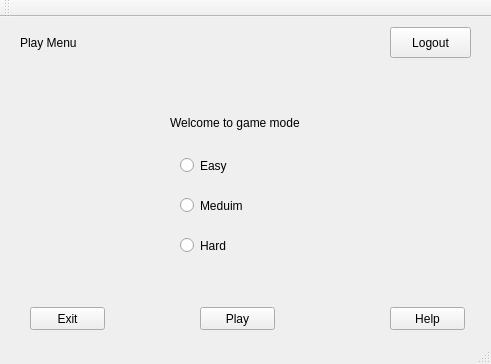
<?xml version="1.0" encoding="UTF-8"?>
<ui version="4.0">
 <class>MainWindow</class>
 <widget class="QMainWindow" name="MainWindow">
  <property name="geometry">
   <rect>
    <x>0</x>
    <y>0</y>
    <width>491</width>
    <height>364</height>
   </rect>
  </property>
  <property name="windowTitle">
   <string>MainWindow</string>
  </property>
  <widget class="QWidget" name="centralWidget">
   <widget class="QLabel" name="label">
    <property name="geometry">
     <rect>
      <x>20</x>
      <y>10</y>
      <width>101</width>
      <height>31</height>
     </rect>
    </property>
    <property name="text">
     <string>Play Menu </string>
    </property>
   </widget>
   <widget class="QLabel" name="label_2">
    <property name="geometry">
     <rect>
      <x>170</x>
      <y>80</y>
      <width>151</width>
      <height>51</height>
     </rect>
    </property>
    <property name="text">
     <string>Welcome to game mode </string>
    </property>
   </widget>
   <widget class="QPushButton" name="ExitButton">
    <property name="geometry">
     <rect>
      <x>30</x>
      <y>290</y>
      <width>75</width>
      <height>23</height>
     </rect>
    </property>
    <property name="text">
     <string>Exit</string>
    </property>
   </widget>
   <widget class="QPushButton" name="HelpButon">
    <property name="geometry">
     <rect>
      <x>390</x>
      <y>290</y>
      <width>75</width>
      <height>23</height>
     </rect>
    </property>
    <property name="text">
     <string>Help</string>
    </property>
   </widget>
   <widget class="QPushButton" name="pushButton_6">
    <property name="geometry">
     <rect>
      <x>390</x>
      <y>10</y>
      <width>81</width>
      <height>31</height>
     </rect>
    </property>
    <property name="text">
     <string>Logout</string>
    </property>
   </widget>
   <widget class="QPushButton" name="playButton">
    <property name="geometry">
     <rect>
      <x>200</x>
      <y>290</y>
      <width>75</width>
      <height>23</height>
     </rect>
    </property>
    <property name="text">
     <string>Play</string>
    </property>
   </widget>
   <widget class="QRadioButton" name="easyButton">
    <property name="geometry">
     <rect>
      <x>180</x>
      <y>140</y>
      <width>82</width>
      <height>17</height>
     </rect>
    </property>
    <property name="text">
     <string>Easy</string>
    </property>
   </widget>
   <widget class="QRadioButton" name="meduimButton">
    <property name="geometry">
     <rect>
      <x>180</x>
      <y>180</y>
      <width>82</width>
      <height>17</height>
     </rect>
    </property>
    <property name="text">
     <string>Meduim</string>
    </property>
   </widget>
   <widget class="QRadioButton" name="hardButton">
    <property name="geometry">
     <rect>
      <x>180</x>
      <y>220</y>
      <width>82</width>
      <height>17</height>
     </rect>
    </property>
    <property name="text">
     <string>Hard</string>
    </property>
   </widget>
  </widget>
  <widget class="QToolBar" name="mainToolBar">
   <attribute name="toolBarArea">
    <enum>TopToolBarArea</enum>
   </attribute>
   <attribute name="toolBarBreak">
    <bool>false</bool>
   </attribute>
  </widget>
  <widget class="QStatusBar" name="statusBar"/>
 </widget>
 <layoutdefault spacing="6" margin="11"/>
 <resources/>
 <connections/>
</ui>
